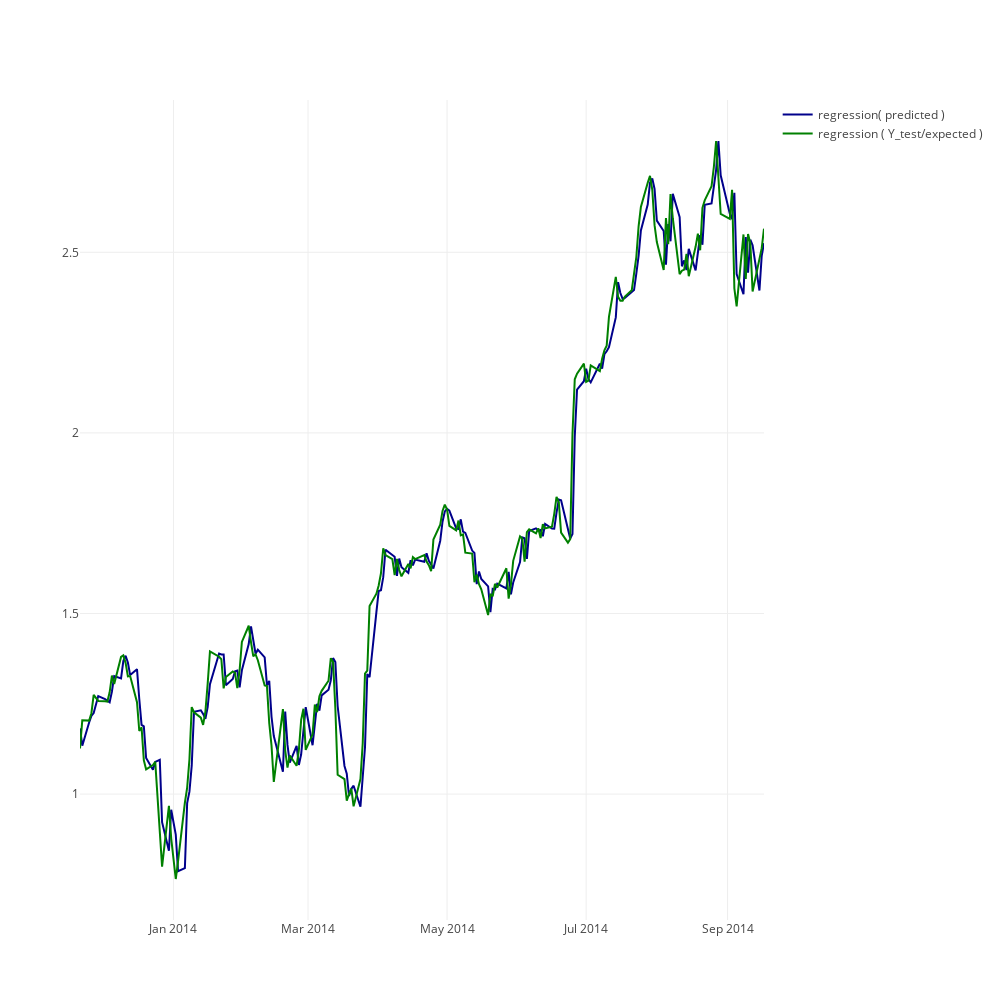

Notebook code cell kept with this figure:
### Code cell
trace1 = go.Scatter(dict(line=dict(color='darkblue'),
                      x=df.index,
                      y=clf.predict(X_test),
                      name='regression( predicted )'))

trace2 = go.Scatter(dict(line=dict(color='green'),
                      x=df.index,
                      y=y_test.flatten(),
                      name='regression ( Y_test/expected )'))



layout = go.Layout(width=1000,height=1000,xaxis=dict(ticks='', showticklabels=True,
                              zeroline=False),
                   yaxis=dict(ticks='', showticklabels=True,
                              zeroline=False),
                   showlegend=True)

fig = go.Figure(data=[trace1, trace2], layout=layout)

iplot(fig)

### Figure 1 — Plotly figure (JSON) as saved in the notebook; plotly's stock layout.template omitted (floating-point values rounded to 4 significant figures; data arrays with more than 128 entries replaced by an {"elided": "..."} marker saying what was removed)
{"data": [{"line": {"color": "darkblue"}, "name": "regression( predicted )", "type": "scatter", "uid": "eab4f3d4-d7a3-11e8-818c-acde48001122", "x": {"elided": "1240 str values"}, "y": {"elided": "206 float values"}}, {"line": {"color": "green"}, "name": "regression ( Y_test/expected )", "type": "scatter", "uid": "eab4fb40-d7a3-11e8-b30c-acde48001122", "x": {"elided": "1240 str values"}, "y": {"elided": "206 float values"}}], "layout": {"height": 1000, "showlegend": true, "width": 1000, "xaxis": {"showticklabels": true, "ticks": "", "zeroline": false}, "yaxis": {"showticklabels": true, "ticks": "", "zeroline": false}}}
